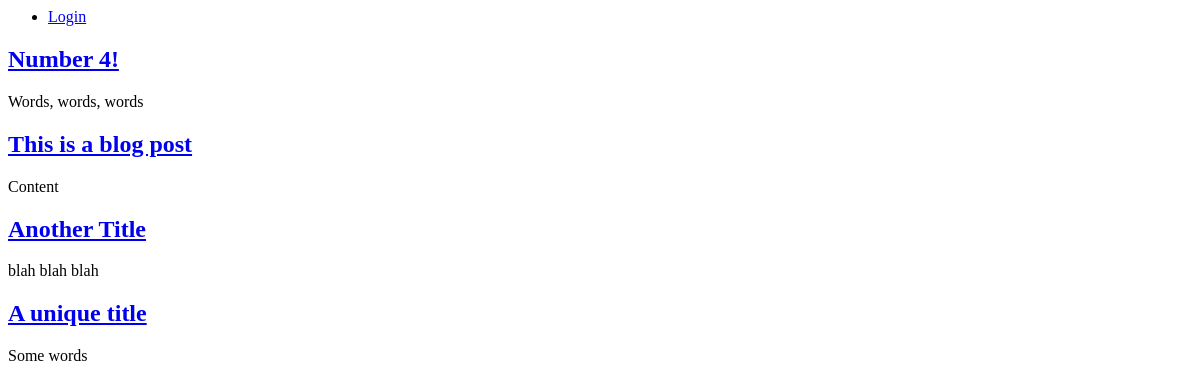
Page /blog/ on the earlier database version.
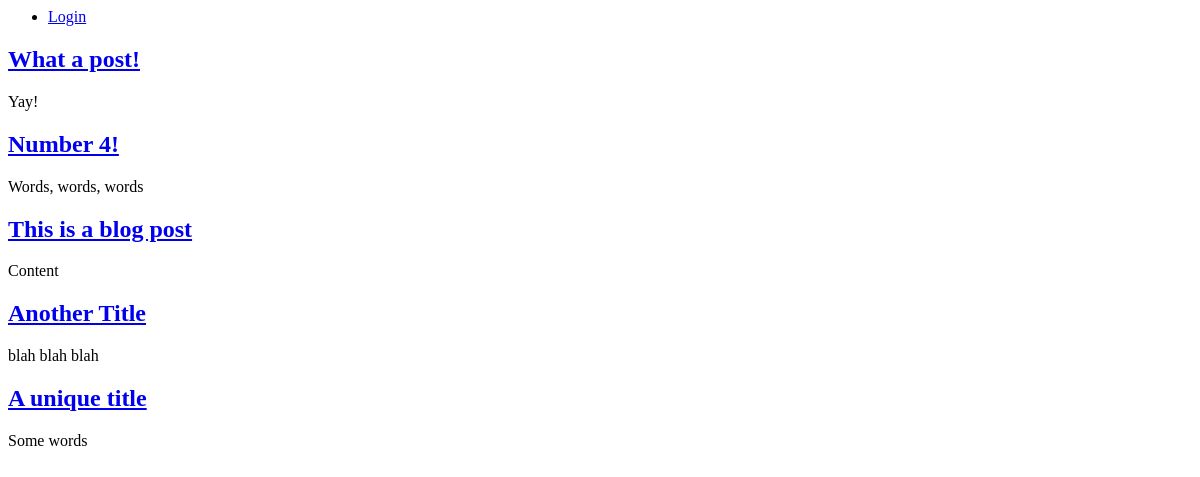
Same page on the later database version.
### hello_world/models.py (models this page shows, shortened)
class Post(models.Model):
	title = models.CharField(max_length=255)
	author = models.ForeignKey(User, related_name='posts')
	body = models.TextField()
	date = models.DateTimeField(auto_now_add=True)
	blog = models.ForeignKey(Blog, related_name='posts')
	slug = models.SlugField(max_length=255, unique=True)

### hello_world/views.py (the view)
def home(request):
	posts = Post.objects.all().order_by('-date')
	return render(request, 'home.html', {'title': 'Home Page', 'posts': posts})

### hello_world/templates/home.html
{% extends "base.html" %}
{% block main %}
	{% for post in posts %}
		<h2><a href="{% url 'post_detail' post.slug %}">{{ post.title }}</a></h2>
		<p>{{ post.body }}</p>
	{% endfor %}
{% endblock %}

Differences in the rows shown:
added Post: title "What a post!", body "Yay!"
